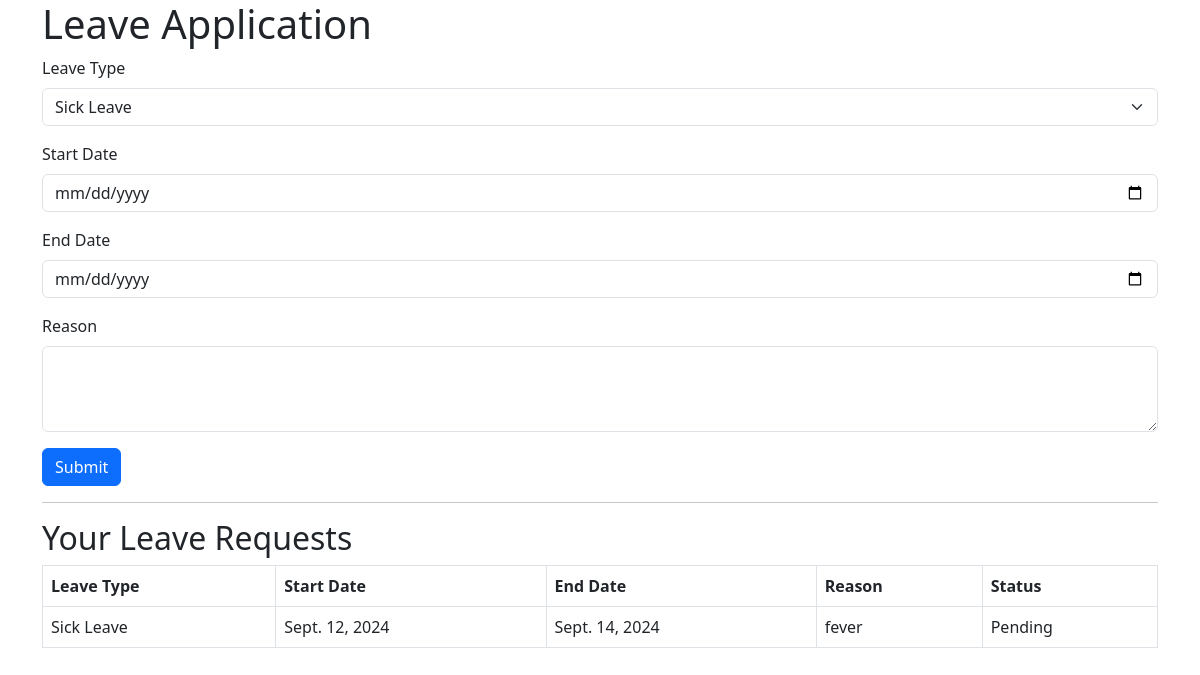
The page /leave_application (signed in) on the database its author committed.
### User/models.py (models this page shows)
class Leave(models.Model):
    LEAVE_STATUS = (
        ('Pending', 'Pending'),
        ('Approved', 'Approved'),
        ('Rejected', 'Rejected'),
    )
    LEAVE_TYPE = (
        ('Sick', 'Sick Leave'),
        ('Casual', 'Casual Leave'),
        ('Paid', 'Paid Leave'),
        ('Unpaid', 'Unpaid Leave'),
    )
    employee = models.ForeignKey(User, on_delete=models.CASCADE)
    leave_type = models.CharField(max_length=10, choices=LEAVE_TYPE)
    start_date = models.DateField()
    end_date = models.DateField()
    reason = models.TextField()
    status = models.CharField(max_length=10, choices=LEAVE_STATUS, default='Pending')
    class Meta:
        db_table = 'leave_table'

### User/views.py (the view, shortened to what this page needs)
# urls.py: path('leave_application',views.leave_application,name='leave_application'),
def leave_application(request):
    user_id = request.session.get('user_id')
    user = User.objects.get(user_id=user_id)  # Logged-in user
    leave_records = Leave.objects.filter(employee=user)
    return render(request, 'leave_application.html', {'leave_records': leave_records,'user':user})

### templates/leave_application.html (shortened to what this page needs)
<!DOCTYPE html>
<html lang="en">
<head>
    <link href="https://cdn.jsdelivr.net/npm/bootstrap@5.3.0-alpha1/dist/css/bootstrap.min.css" rel="stylesheet">
</head>
<body>
    <div class="container">
        <h1>Leave Application</h1>
        <form method="POST" action="">
            <div class="mb-3">
                <label for="leave_type" class="form-label">Leave Type</label>
                <select class="form-select" id="leave_type" name="leave_type">
                    <option value="Sick">Sick Leave</option>
                </select>
            </div>
            <div class="mb-3">
                <label for="start_date" class="form-label">Start Date</label>
                <input type="date" class="form-control" id="start_date" name="start_date" required>
            </div>
            <div class="mb-3">
                <label for="end_date" class="form-label">End Date</label>
                <input type="date" class="form-control" id="end_date" name="end_date" required>
            </div>
            <div class="mb-3">
                <label for="reason" class="form-label">Reason</label>
                <textarea class="form-control" id="reason" name="reason" rows="3" required></textarea>
            </div>
            <button type="submit" class="btn btn-primary">Submit</button>
        </form>
        <hr>
        <h2>Your Leave Requests</h2>
        <table class="table table-bordered">
            <thead>
                <tr>
                    <th>Leave Type</th>
                    <th>Start Date</th>
                    <th>End Date</th>
                    <th>Reason</th>
                    <th>Status</th>
                </tr>
            </thead>
            <tbody>
                {% for leave in leave_records %}
                <tr>
                    <td>{{ leave.get_leave_type_display }}</td>
                    <td>{{ leave.start_date }}</td>
                    <td>{{ leave.end_date }}</td>
                    <td>{{ leave.reason }}</td>
                    <td>{{ leave.get_status_display }}</td>
                </tr>
                {% endfor %}
            </tbody>
        </table>
    </div>
</body>
</html>

### rows shown on the page
Leave: leave_type "Sick Leave", start_date "Sept. 12, 2024", end_date "Sept. 14, 2024", reason "fever", status "Pending"
